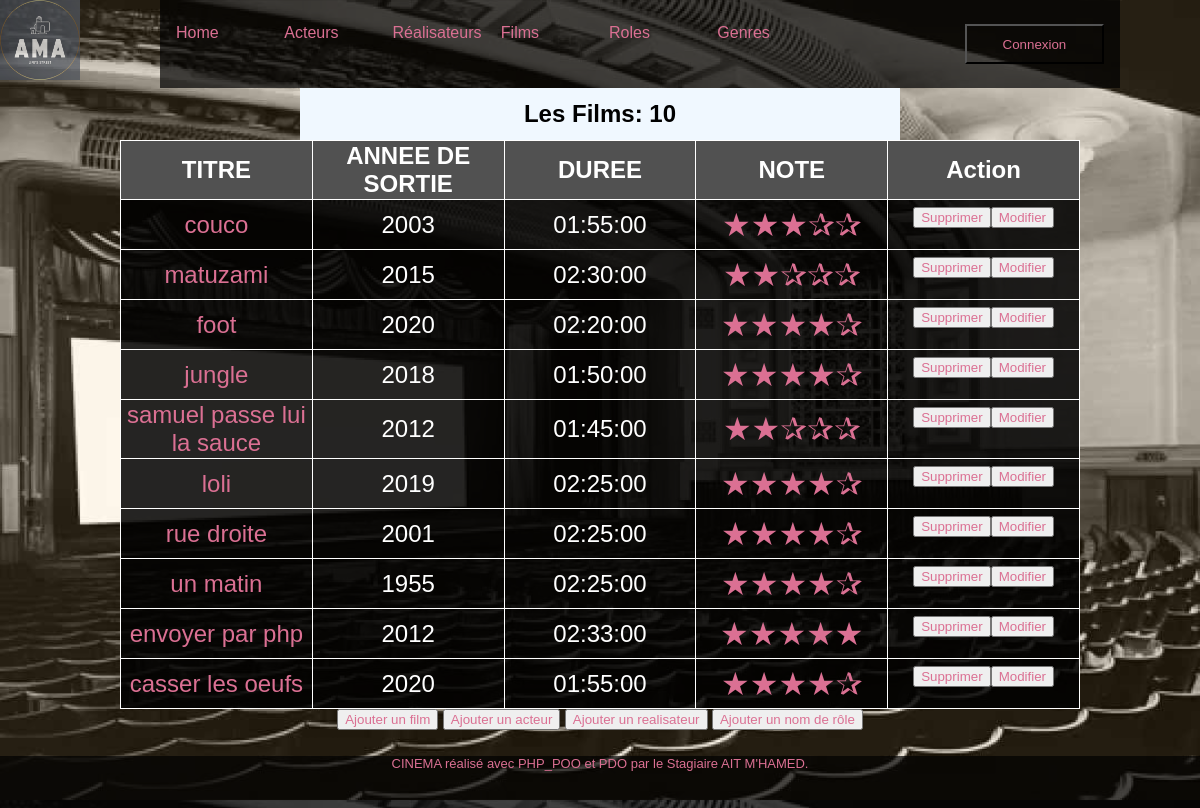
/index.php?action=listFilms, run on the app's committed database.
### tables this page shows
CREATE TABLE IF NOT EXISTS `film` (
  `id_film` int(11) NOT NULL AUTO_INCREMENT,
  `titre` varchar(50) NOT NULL,
  `annee` year(4) NOT NULL,
  `note` int(5) NOT NULL,
  `synopsis` text NOT NULL,
  `affiche` varchar(255) NOT NULL,
  `id_real` int(11) NOT NULL,
  `duree` time NOT NULL DEFAULT '00:00:00',
  PRIMARY KEY (`id_film`),
  KEY `Film_Realisateur_FK` (`id_real`),
  CONSTRAINT `Film_Realisateur_FK` FOREIGN KEY (`id_real`) REFERENCES `realisateur` (`id_real`)
);

### controllers/filmController.php (called while the page is built, shortened)
<?php
require_once 'controllers/DAO.php';
class FilmController{
  public function findAll(){
        $dao= new DAO();
    $sql = "SELECT id_film , titre ,annee , duree, note"
      . " FROM  film";
    $requete = $dao->executerRequete($sql);
    require "views/vues/films/vueFilm.php";
  }
}

### controllers/DAO.php (called while the page is built, shortened)
<?php
class DAO{
    private $bdd;
    public function __construct(){
        $this->bdd = new PDO('mysql:host=localhost;dbname=cinema;charset=utf8', 'root', '');
    }
    public function executerRequete($sql, $params = NULL){
        if ($params == NULL){
            $resultat = $this->bdd->query($sql);
        }else{
            $resultat = $this->bdd->prepare($sql);
            $resultat->execute($params);
        }
        return $resultat;
    }
}

### views/vues/films/vueFilm.php (the view, shortened to what this page needs)
<h2>Les Films: <?= $requete->rowCount(); ?></h2>
<table>
<thead>
    <tr>
    <th>TITRE</th>
    <th>ANNEE DE SORTIE</th>
    <th>DUREE</th>
    <th>NOTE</th>
    <th id="action">Action</th>
    </tr>
</thead>
<tbody>
<?php
    while($film = $requete->fetch()){
       echo "<tr class='bordure'> <td><a href='index.php?action=detailfilm&id=".$film['id_film']."'>".$film['titre']."</a></td>";
       echo "<td>". $film["annee"]."</td>";
       echo "<td>". $film["duree"]."</td>";
       echo "<td style='color: palevioletred;font-size: xx-large';>". str_repeat('&#9733;',$film["note"]).str_repeat('&#10032;',5 - $film["note"])."</td>";
       echo "<td class='boutonsfilms'><button class='bDelete'><a href='index.php?action=suppressionfilm&id=".$film['id_film']."'>Supprimer</a></button>
            <button class='addfilm'><a href='index.php?action=modifierfilmFormulaire&id=".$film['id_film']."'>Modifier</a></button></td>";
      echo "</tr>";
    }
    ?>
</tbody>
</table>
<button class="addfilm"><a href="index.php?action=ajouterfilmFormulaire">Ajouter un film</a></button>
<button class="addfilm"><a href="index.php?action=ajouteracteurFormulaire">Ajouter un acteur</a></button>
<button class="addfilm"><a href="index.php?action=ajouterrealFormulaire">Ajouter un realisateur</a></button>
<button class="addfilm"><a href="index.php?action=ajouterroleFormulaire">Ajouter un nom de rôle</a></button>
<?php
require "views\layouts\Template.php";

### contenu/css/style.css (style rules this page uses)
* { box-sizing: border-box; }
html, body { height: 100vh; margin: 0; padding: 0; }
body { width: 100%; display: table; color: white; background-image: url('/cinePOO/contenu/img/cine.jpg'); background-size: cover; font-family: 'Futura-Medium', 'Futura', 'Trebuchet MS', sans-serif; }
a { width: 50%; height: 30px; text-decoration: none; color: palevioletred; }
table { background-color: rgba(0, 0, 0, 0.7); border: 1px solid white; width: 80%; border-collapse: collapse; align-items: center; margin: auto; }
th { background-color: rgb(81,81,81); border: 2px 1px 1px 1px; color: white; width: 30%; }
table th,td,tr { border: 1px solid white; height: 50px; text-align: center; font-size: x-large; width: 20%; color: white; }
tbody { background-color: rgba(0, 0, 0, 0.5); }
h2 { background-color: aliceblue; margin: auto; width: 50%; padding: 0.5em 0; }
.boutonsacteurs, .boutonsrealisateurs, .boutonsfilms, .boutonsroles, .boutonsgenres { display: contents; background-color: Transparent; background-repeat:no-repeat; color: white; cursor:pointer; width: 100%; height: 40px; }

### data on the page
film: titre "couco", annee "2003", duree "01:55:00", note "★★★", note "✰✰"
film: titre "matuzami", annee "2015", duree "02:30:00", note "★★", note "✰✰✰"
film: titre "foot", annee "2020", duree "02:20:00", note "★★★★", note "✰"
film: titre "jungle", annee "2018", duree "01:50:00", note "★★★★", note "✰"
film: titre "samuel passe lui la sauce", annee "2012", duree "01:45:00", note "★★", note "✰✰✰"
film: titre "loli", annee "2019", duree "02:25:00", note "★★★★", note "✰"
film: titre "rue droite", annee "2001", duree "02:25:00", note "★★★★", note "✰"
film: titre "un matin", annee "1955", duree "02:25:00", note "★★★★", note "✰"
film: titre "envoyer par php", annee "2012", duree "02:33:00", note "★★★★★"
film: titre "casser les oeufs", annee "2020", duree "01:55:00", note "★★★★", note "✰"

### other printed values
$requete->rowCount() "10"
